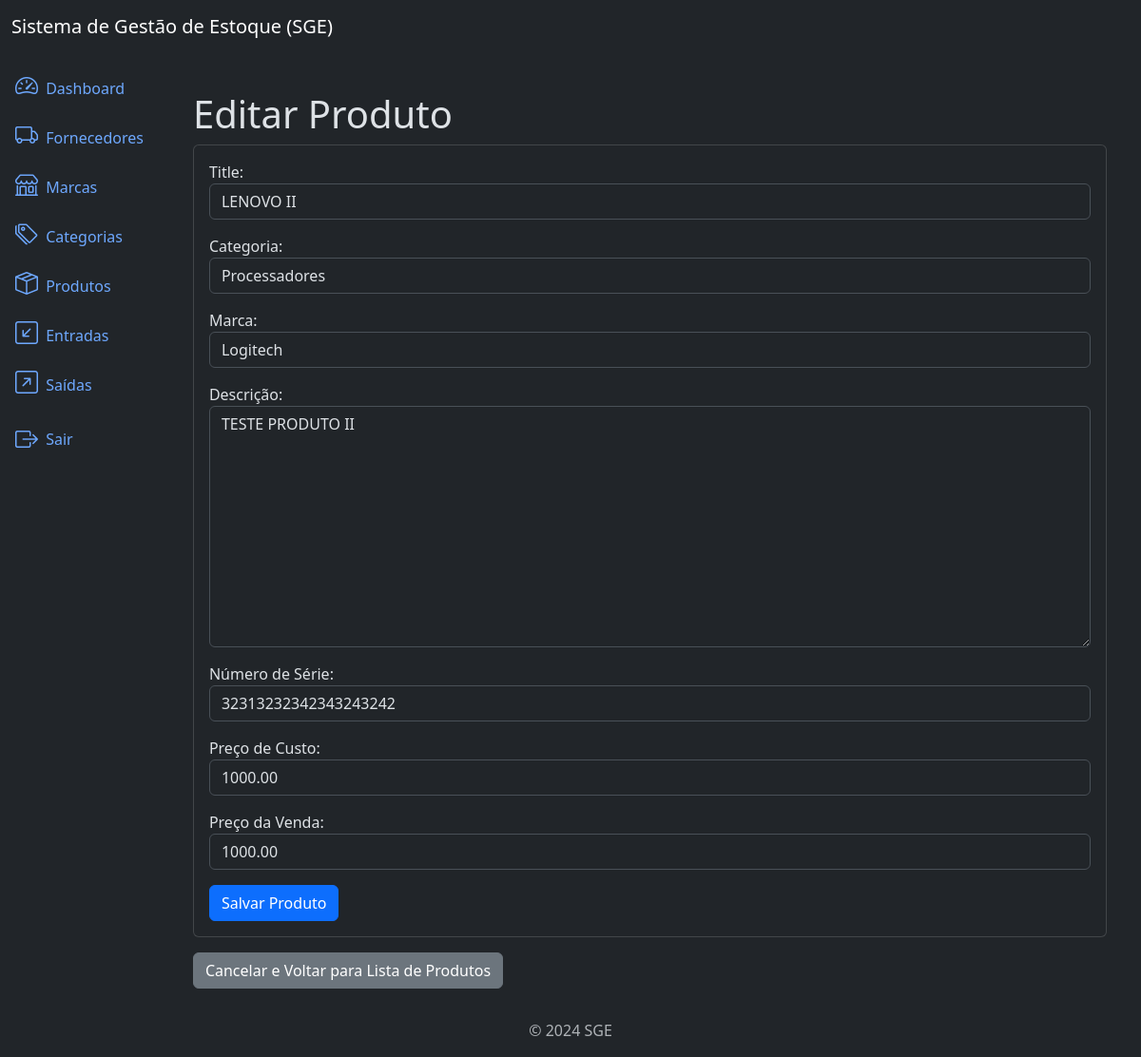
The page /products/1/update/ (signed in) on the database its author committed.
### products/models.py (models this page shows, shortened)
class Product(models.Model):
    title = models.CharField(max_length=500)
    category = models.ForeignKey(Category, on_delete=models.PROTECT, related_name='products')
    brand = models.ForeignKey(Brand, on_delete=models.PROTECT, related_name='products')
    description = models.TextField(null=True, blank=True)
    serie_number = models.CharField(max_length=200, null=True, blank=True)
    cost_price = models.DecimalField(max_digits=20, decimal_places=2)
    selling_price = models.DecimalField(max_digits=20, decimal_places=2)
    quantity = models.IntegerField(default=0)
    created_at = models.DateTimeField(auto_now_add=True)
    updated_at = models.DateTimeField(auto_now=True)
    class Meta:
        ordering = ['title']

### products/views.py (the view)
# urls.py: path('products/<int:pk>/update/', ProductUpdateView.as_view(), name='product_update'),
class ProductUpdateView(LoginRequiredMixin, PermissionRequiredMixin, UpdateView):
    model = Product
    template_name = 'product_update.html'
    form_class = ProductForm
    success_url = reverse_lazy('product_list')
    permission_required = 'products.change_product'

### products/forms.py
class ProductForm(forms.ModelForm):
    class Meta:
        model = Product
        fields = ['title', 'category', 'brand', 'description', 'serie_number', 'cost_price', 'selling_price']
        widgets = {
            'title': forms.TextInput(attrs={'class': 'form-control'}),
            'category': forms.Select(attrs={'class': 'form-control'}),
            'brand': forms.Select(attrs={'class': 'form-control'}),
            'description': forms.Textarea(attrs={'class': 'form-control', 'row': 3}),
            'serie_number': forms.NumberInput(attrs={'class': 'form-control'}),
            'cost_price': forms.NumberInput(attrs={'class': 'form-control'}),
            'selling_price': forms.NumberInput(attrs={'class': 'form-control'}),
        }
        labels={
            'name': 'Título',
            'category': 'Categoria',
            'brand': 'Marca',
            'description': 'Descrição',
            'serie_number': 'Número de Série',
            'cost_price': 'Preço de Custo',
            'selling_price': 'Preço da Venda',
        }

### brands/models.py (called while the page is built)
    def __str__(self):
        return self.name

### categories/models.py (called while the page is built)
    def __str__(self):
        return self.name

### products/templates/product_update.html (shortened to what this page needs)
{% extends 'base.html' %}
{% block content %}
<div class="container mt-4">
    <h3 class="display-6">Editar Produto</h3>
    <div class="card">
        <div class="card-body">
            <form method="post" action="" class="form">
                {{ form.as_p }}
                <button type="submit" class="btn btn-primary">Salvar Produto</button>
            </form>
        </div>
    </div>
    <a href="{% url 'product_list' %}" class="btn btn-secondary mt-3">Cancelar e Voltar para Lista de Produtos</a>
</div>
{% endblock %}

### rows shown on the page
Product: title "LENOVO II", category "Processadores", brand "Logitech", description "TESTE PRODUTO II", serie_number "32313232342343243242", cost_price "1000.00", selling_price "1000.00"
